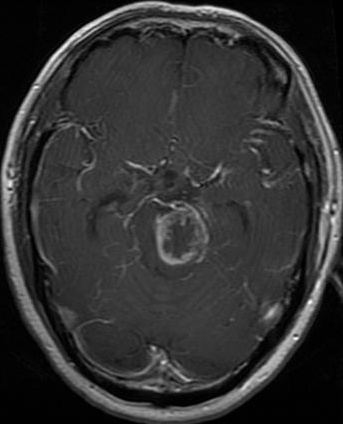
#> input picture dataset/Training/glioma/Tr-gl_0168.jpg, 343 x 424 px; its folder holds only this picture in this run
$ jupyter execute --allow-errors Untitled.ipynb   (shell and % lines are left out)
#> lines starting #> are read from the running program, lines starting #| are printed output that depends on the picture; after the words box and inside, x2 and y2 are one past the last pixel; in counts of white or black regions, pixels touching at a corner belong together
#> further down, img is the input picture: shape (424, 343, 3); min 0, max 255, mean 50.4
[cell 1]
import pandas as pd
import numpy as np
import matplotlib.pyplot as plt
import os, shutil
import matplotlib.image as mpimg
import seaborn as sns
import tensorflow as tf
import cv2
from tensorflow.keras.preprocessing.image import ImageDataGenerator
import imutils

[cell 2]
gliomaDir = "../dataset/Training/glioma/"
gliomaList = os.listdir(gliomaDir)
gliomaSize = len(gliomaList)

meningiomaDir = "../dataset/Training/meningioma/"
#> (the rest of this cell did not finish here and is left out)

#> (a cell that did not finish here is left out)

[cell 4]
### The data are balanced to some extent, but for parctice, let us make data augmentation

[cell 5]
def timing(sec_elapsed):
    h = int(sec_elapsed / (60*60))
    m = int(sec_elapsed % (60*60) / 60)
    s = sec_elapsed % 60
    return f"{h}:{m}:{s}"

[cell 6]
def dataAugmentation(directory,numberOfnewImages,newname,initialNumber):
    generator = ImageDataGenerator(rotation_range=10, width_shift_range=0.1,height_shift_range=0.1,shear_range=0.1,
                                   brightness_range=(0.3, 1.0),horizontal_flip=True,vertical_flip=True,fill_mode='nearest')
    counter = 0;
    number = int(initialNumber)
    for imageName in os.listdir(directory):
        #read the image
        image = cv2.imread(directory + '/' + imageName)
        image = image.reshape((1,) + image.shape) # Reshape the image to a format compatible with Keras
        save_prefix  = newname + str(number)
        # [4 lines of commented-out code are left out]
        for batch in generator.flow(x = image, batch_size = 1, save_to_dir = directory, save_prefix = save_prefix, save_format = "jpg"):
            break
        counter+=1
        number+=1
        if(counter>=numberOfnewImages):
            break

[cell 7]
# dataAugmentation(gliomaDir,200,'Tr-gl_',gliomaSize)
# dataAugmentation(meningiomaDir,200,'Tr-me_',meningiomaSize)
# dataAugmentation(pituitaryDir,100,'Tr-pi_',pituitarySize)

[cell 8]
gliomaList = os.listdir(gliomaDir)
gliomaSize = len(gliomaList)

#> (the rest of this cell did not finish here and is left out)

#> (a cell that did not finish here is left out)

[cell 10]
def crop_images(image):
    # convert to gray scale
    newImage = cv2.cvtColor(image,cv2.COLOR_BGR2GRAY)
    # applay GaussianBlur for noise cancilation
    newImage = cv2.GaussianBlur(newImage,(5,5),0)

    thres = cv2.threshold(newImage, 45, 255, cv2.THRESH_BINARY)[1]
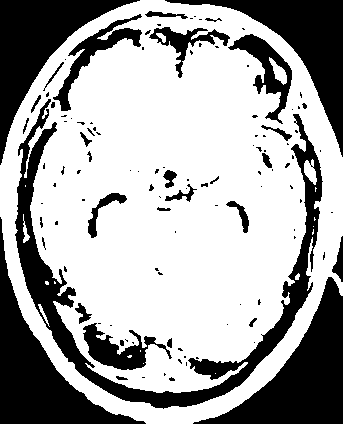
#> thres: shape (424, 343); 65.4% white; 115 black regions (79 under 20 px), largest, box (x1, y1, x2, y2) and area: (15, 99, 323, 409) 11527, (193, 277, 343, 424) 8315, (0, 217, 146, 424) 7942
    thres =cv2.erode(thres, None, iterations = 2)
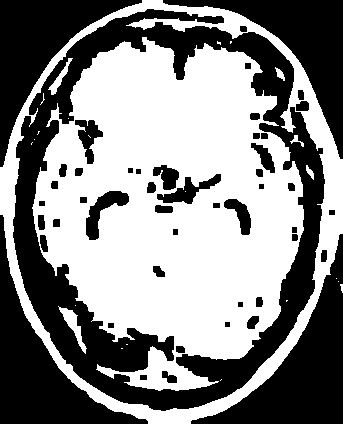
#> thres: shape (424, 343); 53% white; 48 black regions, largest, box (x1, y1, x2, y2) and area: (13, 9, 325, 411) 30064, (191, 234, 343, 424) 9336, (0, 215, 148, 424) 8655
    thres = cv2.dilate(thres, None, iterations = 2)
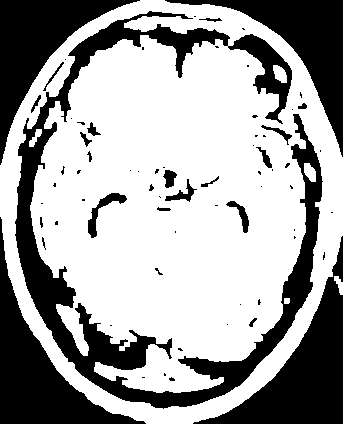
#> thres: shape (424, 343); 63.7% white; 70 black regions (45 under 20 px)

    #Contour Detection
    cnts = cv2.findContours(thres.copy(), cv2.RETR_EXTERNAL, cv2.CHAIN_APPROX_SIMPLE)
#> cnts = 2 contours; box (x1, y1, x2, y2) and area: (0, 0, 343, 424) 114540, (334, 276, 343, 295) 70
    cnts = imutils.grab_contours(cnts)
    c = max(cnts, key = cv2.contourArea)
#> c = contour of 539 points, box (x1, y1, x2, y2) (0, 0, 343, 424), area 114540

    extLeft = tuple(c[c[:,:,0].argmin()][0])
#> extLeft = (0, 165)
    extRight = tuple(c[c[:,:,0].argmax()][0])
#> extRight = (342, 235)
    extTop = tuple(c[c[:,:,1].argmin()][0])
#> extTop = (140, 0)
    extBot = tuple(c[c[:,:,1].argmax()][0])
#> extBot = (146, 423)

    new_image = image[extTop[1]:extBot[1], extLeft[0]:extRight[0]]
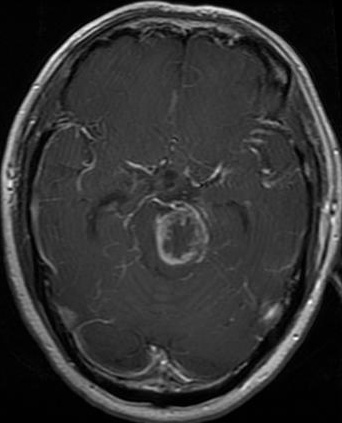
#> new_image: shape (423, 342, 3); min 0, max 255, mean 50.6
    return new_image

[cell 11]
for filename in os.listdir(gliomaDir):
    img = cv2.imread(gliomaDir + filename)
    img = crop_images(img)
    cv2.imwrite(gliomaDir + filename, img)

#> (the rest of this cell did not finish here and is left out)

$ run again, on dataset/Training/glioma/Tr-gl_0462.jpg
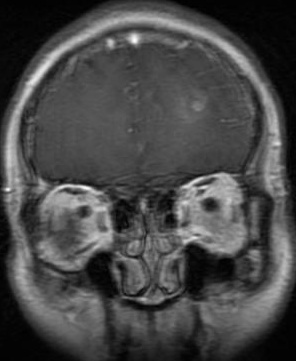
#> input picture dataset/Training/glioma/Tr-gl_0462.jpg, 296 x 361 px
#> img is the input picture: shape (361, 296, 3); min 0, max 254, mean 71.6
#> in crop_images, `thres = cv2.threshold(newImage, 45, 255, cv2.THRESH_BINARY)[1]`:
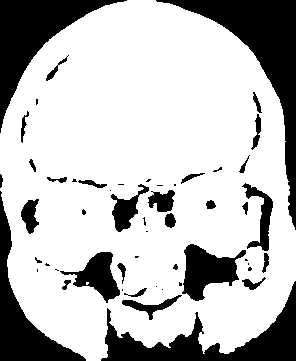
#> thres: shape (361, 296); 74% white; 53 black regions (23 under 20 px), largest, box (x1, y1, x2, y2) and area: (156, 0, 296, 230) 6774, (0, 0, 127, 133) 4986, (101, 281, 296, 361) 4911
#> in crop_images, `thres = cv2.dilate(thres, None, iterations = 2)`:
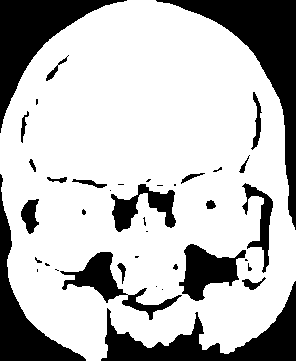
#> thres: shape (361, 296); 73.6% white; 40 black regions (19 under 20 px)
#> cnts = 1 contour; box (x1, y1, x2, y2) and area: (0, 0, 296, 361) 85843
#> c = contour of 517 points, box (x1, y1, x2, y2) (0, 0, 296, 361), area 85843
#> extLeft = (0, 133)
#> extRight = (295, 280)
#> extTop = (127, 0)
#> extBot = (86, 360)

$ run again, on dataset/Training/glioma/Tr-gl_0504.jpg
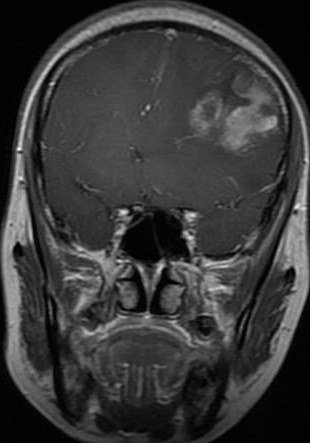
#> input picture dataset/Training/glioma/Tr-gl_0504.jpg, 310 x 443 px
#> img is the input picture: shape (443, 310, 3); min 0, max 255, mean 56.9
#> in crop_images, `thres = cv2.dilate(thres, None, iterations = 2)`:
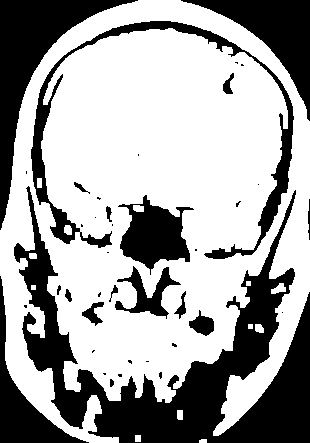
#> thres: shape (443, 310); 64% white; 40 black regions (22 under 20 px)
#> cnts = 10 contours, 4 with area under 20; largest, box (x1, y1, x2, y2) and area: (0, 0, 310, 443) 97373, (271, 283, 286, 294) 82, (255, 324, 264, 333) 54, (177, 410, 183, 420) 44, (29, 253, 37, 259) 34, (135, 435, 141, 442) 30
#> c = contour of 1215 points, box (x1, y1, x2, y2) (0, 0, 310, 443), area 97373
#> extLeft = (0, 230)
#> extRight = (309, 291)
#> extTop = (138, 0)
#> extBot = (89, 442)
#> in crop_images, `new_image = image[extTop[1]:extBot[1], extLeft[0]:extRight[0]]`:
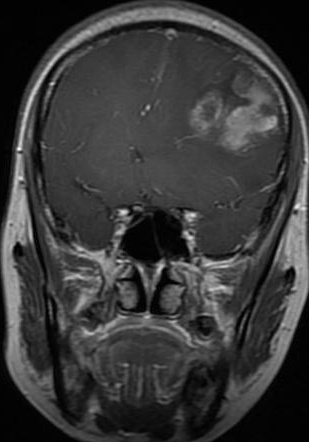
#> new_image: shape (442, 309, 3); min 0, max 255, mean 57.1

$ run again, on dataset/Training/glioma/Tr-gl_0533.jpg
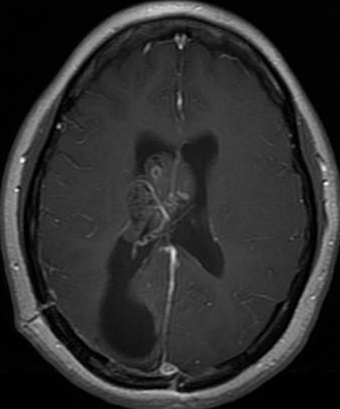
#> input picture dataset/Training/glioma/Tr-gl_0533.jpg, 340 x 409 px
#> img is the input picture: shape (409, 340, 3); min 0, max 255, mean 45.8
#> in crop_images, `thres = cv2.threshold(newImage, 45, 255, cv2.THRESH_BINARY)[1]`:
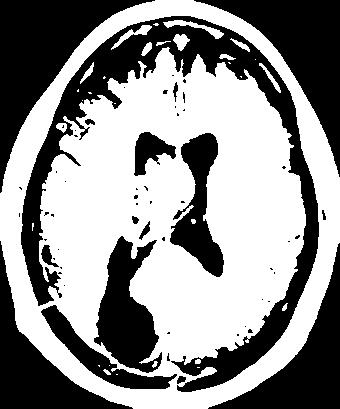
#> thres: shape (409, 340); 56.1% white; 58 black regions (42 under 20 px), largest, box (x1, y1, x2, y2) and area: (21, 16, 319, 392) 18374, (0, 0, 155, 193) 9475, (194, 0, 340, 177) 8113
#> in crop_images, `thres = cv2.dilate(thres, None, iterations = 2)`:
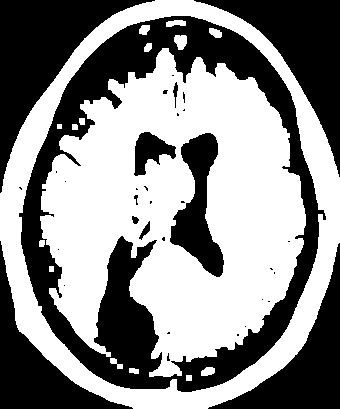
#> thres: shape (409, 340); 54.5% white; 35 black regions (24 under 20 px)
#> cnts = 1 contour; box (x1, y1, x2, y2) and area: (0, 0, 340, 409) 108682
#> c = contour of 506 points, box (x1, y1, x2, y2) (0, 0, 340, 409), area 108682
#> extLeft = (0, 193)
#> extRight = (339, 242)
#> extTop = (155, 0)
#> extBot = (133, 408)

$ run again, on dataset/Training/glioma/Tr-gl_0183.jpg
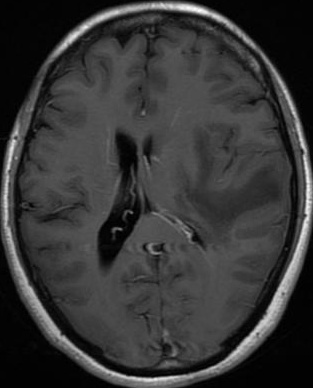
#> input picture dataset/Training/glioma/Tr-gl_0183.jpg, 313 x 388 px
#> img is the input picture: shape (388, 313, 3); min 0, max 255, mean 54.5
#> cnts = 1 contour; box (x1, y1, x2, y2) and area: (0, 0, 313, 388) 95784
#> c = contour of 490 points, box (x1, y1, x2, y2) (0, 0, 313, 388), area 95784
#> extLeft = (0, 187)
#> extRight = (312, 227)
#> extTop = (152, 0)
#> extBot = (127, 387)
#> in crop_images, `new_image = image[extTop[1]:extBot[1], extLeft[0]:extRight[0]]`:
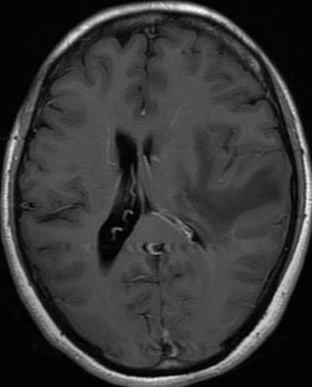
#> new_image: shape (387, 312, 3); min 0, max 255, mean 54.7
